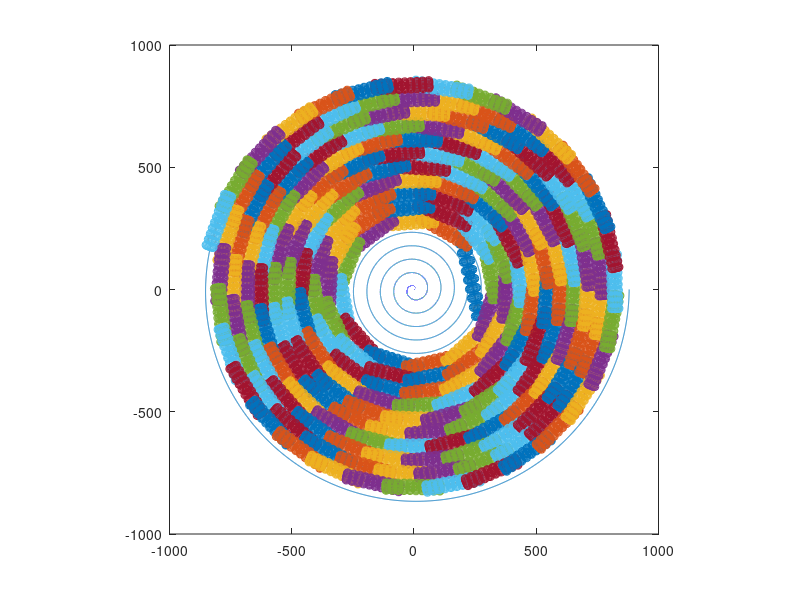

This chart was generated by the following MATLAB code:
clear;clc;close all;
%%%%%通过对重叠区域的判断，来确定碰撞情况
% 函数
function [x,y] = P2N(rho,theta)
% 极坐标化直角坐标
x=rho.*cos(theta);
y=rho.*sin(theta);
end

function P2=Get_index(P1,L,pos_all,e,loop_num,long)
recent=pos_all(:,P1);
dist=sqrt(sum((recent-pos_all).^2));
get=abs(dist-L);
get(1:P1)=get(1:P1)+L;
if P1+floor(loop_num/2)<=long
    get(P1+floor(loop_num/2):end)=get(P1+floor(loop_num/2):end)+L;
end
get_min=min(get);
if get_min>e*20
        P2=-1;
else
    P2=find(get_min==get);
end



end

%% 螺线设置
% 圈数
loop=16;
% 最大角度
Maxtheta=loop*2*pi;
% 螺线点数
long=100000; %10w外圈有1cm误差
% 圈点数
loop_num=floor(long/loop);
% 外圈误差
a=55/(2*pi);
disp('外圈误差：')
e=Maxtheta*a*2*pi/loop_num

% 坐标设置
theta=linspace(0,Maxtheta,long);
rho=theta*a;
[x,y]=P2N(rho,theta);
pos_all=[x;y];

% 网格设置
net_num=10;
net_max=ceil(max(x))+20;


%% 龙头设置/离散化
len=a*(theta.*sqrt(theta.^2+1)/2+log(theta+sqrt(theta.^2+1))/2);
% 龙头时间
t=300:20:400;
v=100;
pos=len(end)
pos=pos*ones(1,length(t))-v.*t;
pos(end)
pos_index=zeros(1,length(pos));
% 板凳龙参数
r=27.5;
L0=341-r*2;
L=220-r*2;
w=30;

% 龙头时刻指标
for i =1:length(pos)
    dif=abs(len-pos(i));
    dif_min=min(dif);
    pos_index(i)=find(dif==dif_min);
end

% 龙头时刻坐标
pos_P=[rho(pos_index);theta(pos_index)];
[x,y]=P2N(pos_P(1,:),pos_P(2,:));
pos_N=[x;y];
%% 时刻计算


% 计算各把手坐标
for i=1:length(t) 
    % 网格初始化
    net_point=zeros(net_max*2+1,net_max*2+1);
    body_index=zeros(1,224);
    body_index(1)=pos_index(i);
    % 计算第二把手坐标
    body_index(2)=Get_index(body_index(1),L0,pos_all,e,loop_num,long);
    if body_index(2)==-1
        disp('此节结束')
        disp(['龙长:',num2str(0)])
        continue
    end
    % 计算龙身+龙尾把手坐标
    for j=2:223
        body_index(j+1)=Get_index(body_index(j),L,pos_all,e,loop_num,long);
        if body_index(j+1)==-1
            disp('此节结束')
            break
        end
    end
    
    % 绘图
    [x,y]=P2N(rho,theta);
    plot(x,y)
    hold on
    axis square
    if find(body_index==-1)
        body_index=body_index(1:find(body_index==-1)-1);
    end
    plot(x(body_index),y(body_index),'-o','LineWidth',1)
    hold off
    disp(['t=',num2str(i),'龙长:',num2str(length(body_index)-1)])

    for j = 1:length(body_index)-1
        pos1=[x(body_index(j)),y(body_index(j))];
        pos2=[x(body_index(j+1)),y(body_index(j+1))];
        vector12=pos1-pos2;
        vector12=vector12/norm(vector12);
        H=(pos1+pos2)/2;
        % 转换矩阵
        T=[
            vector12(1), vector12(2);
            -vector12(2), vector12(1)];
        % 网格
        net_y=linspace(-w/2,w/2,net_num);
        if j==1
            net_x=linspace(-(L0+2*r)/2,(L0+2*r)/2,net_num);
        else
            net_x=linspace(-(L+2*r)/2,(L+2*r)/2,net_num);
        end
        PNet=zeros(2,net_num*net_num);
        for m=net_x
            for n=net_y
                PNet=[PNet,[m;n]];
            end
        end
        PNet=floor(T'*PNet+H');
        hold on

       scatter(PNet(1,:),PNet(2,:))
       pause(0.0001)
        net_point(net_max+1+PNet(1,:),net_max+1+PNet(2,:))=net_point(net_max+1+PNet(1,:),net_max+1+PNet(2,:))+1;
    end
    sum(sum(net_point>=5))
    hold off
end
%%


